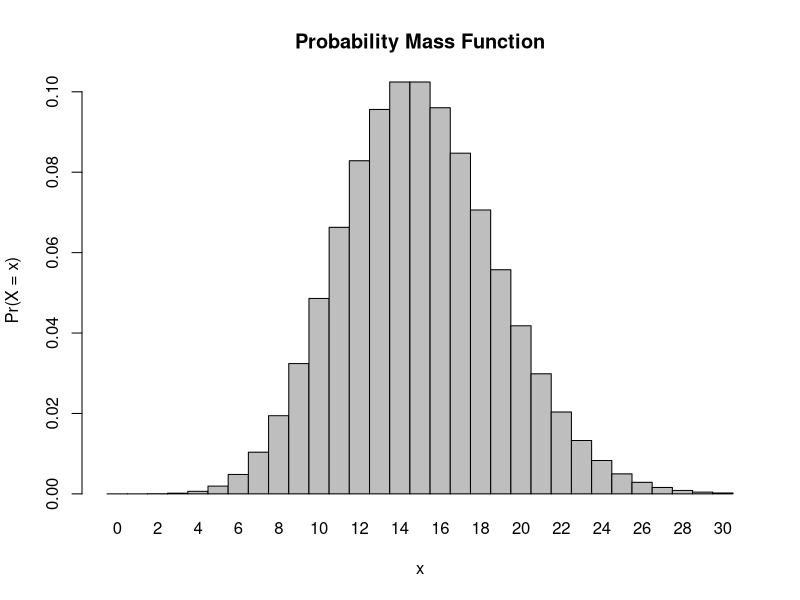
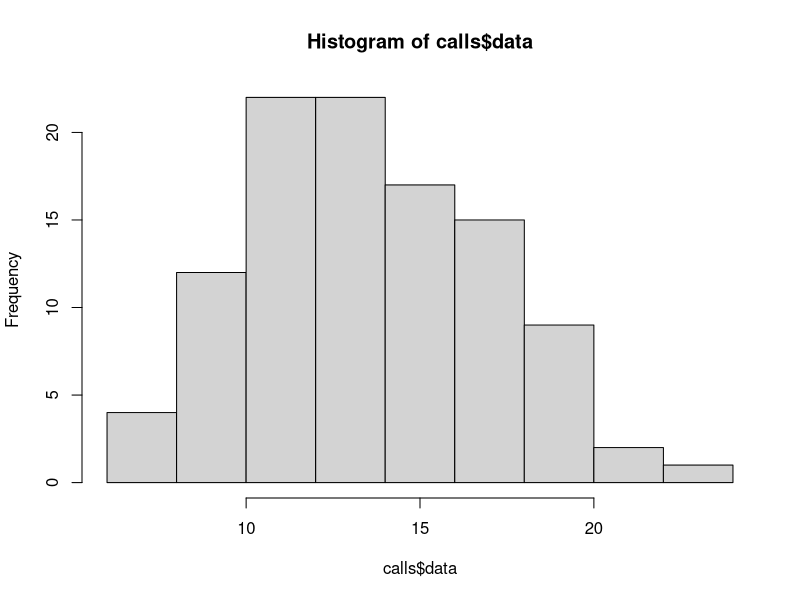
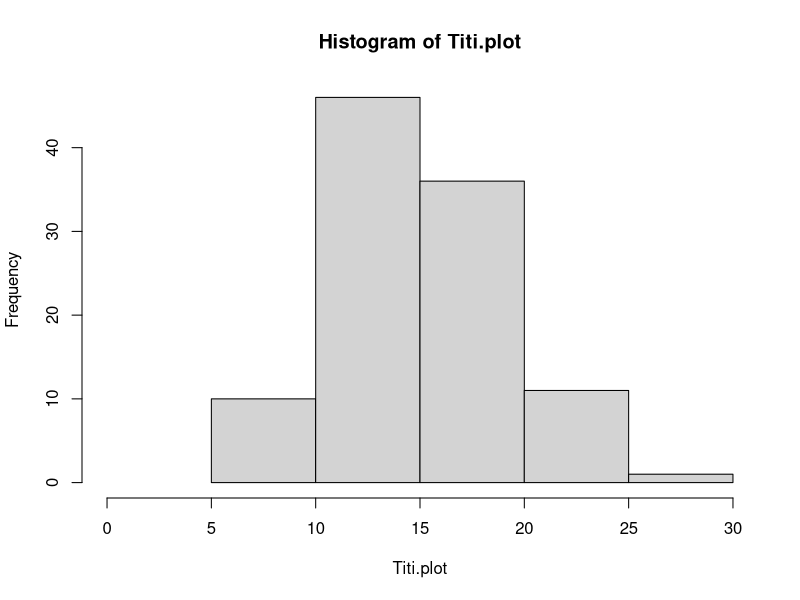

These figures' R source, in order:
## ---- chunk 1

# What is the probability that she will hear more than 8 calls during any given session?
1 - ppois(q = 8, lambda = 15)

## ---- chunk 2

# What is the probability that she will hear no calls in a session?
ppois(q = 0, lambda = 15)

## ---- chunk 3

# What is the probability that she will hear exactly 3 calls in a session?
dpois(x = 3, lambda = 15)

## ---- chunk 4

# Plot the relevant Poisson mass function over the values in range 0 ≤ x ≤ 30.
x <- 0:30
l <- 15
probset <- dpois(x = x, lambda = l)
barplot(probset, names.arg = x, space = 0, xlab = "x", ylab = "Pr(X = x)", main = "Probability Mass Function")

## ---- chunk 5
# Simulate 104 results from this distribution (i.e., 2 years of Saturday monitoring sessions).

calls <- data.frame(data = rpois(n = 104, lambda = 15))

hist(calls$data)

## ---- chunk 6

# Plot the simulated results using hist() and use xlim() to set the horizontal limits to be from 0 to 30. How does your histogram compare to the shape of the probability mass function you plotted above?

Titi.plot <- rpois(n = 104, lambda = 15)
hist(Titi.plot, xlim = c(0,30)) 

